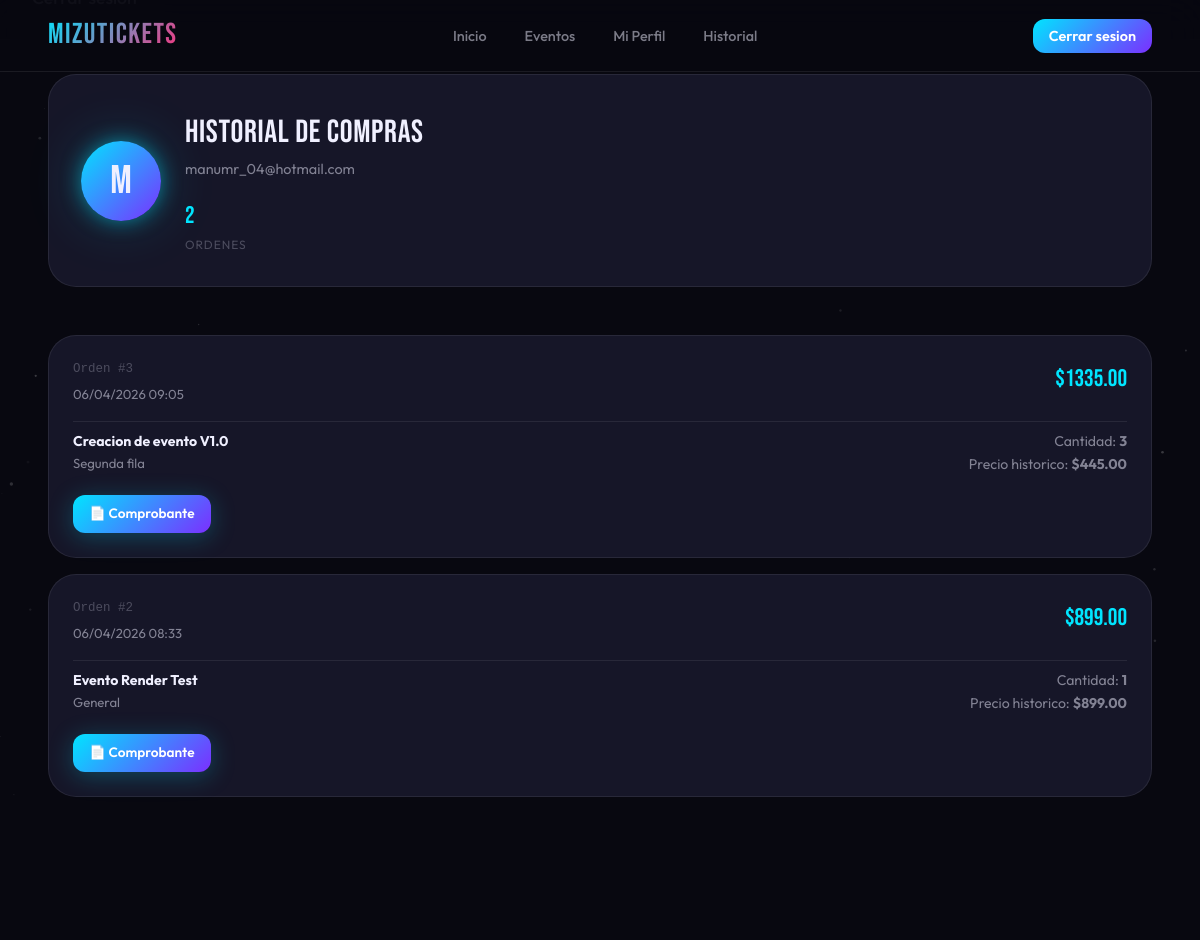
The app's page /orders/history (signed in, upper part), older data.
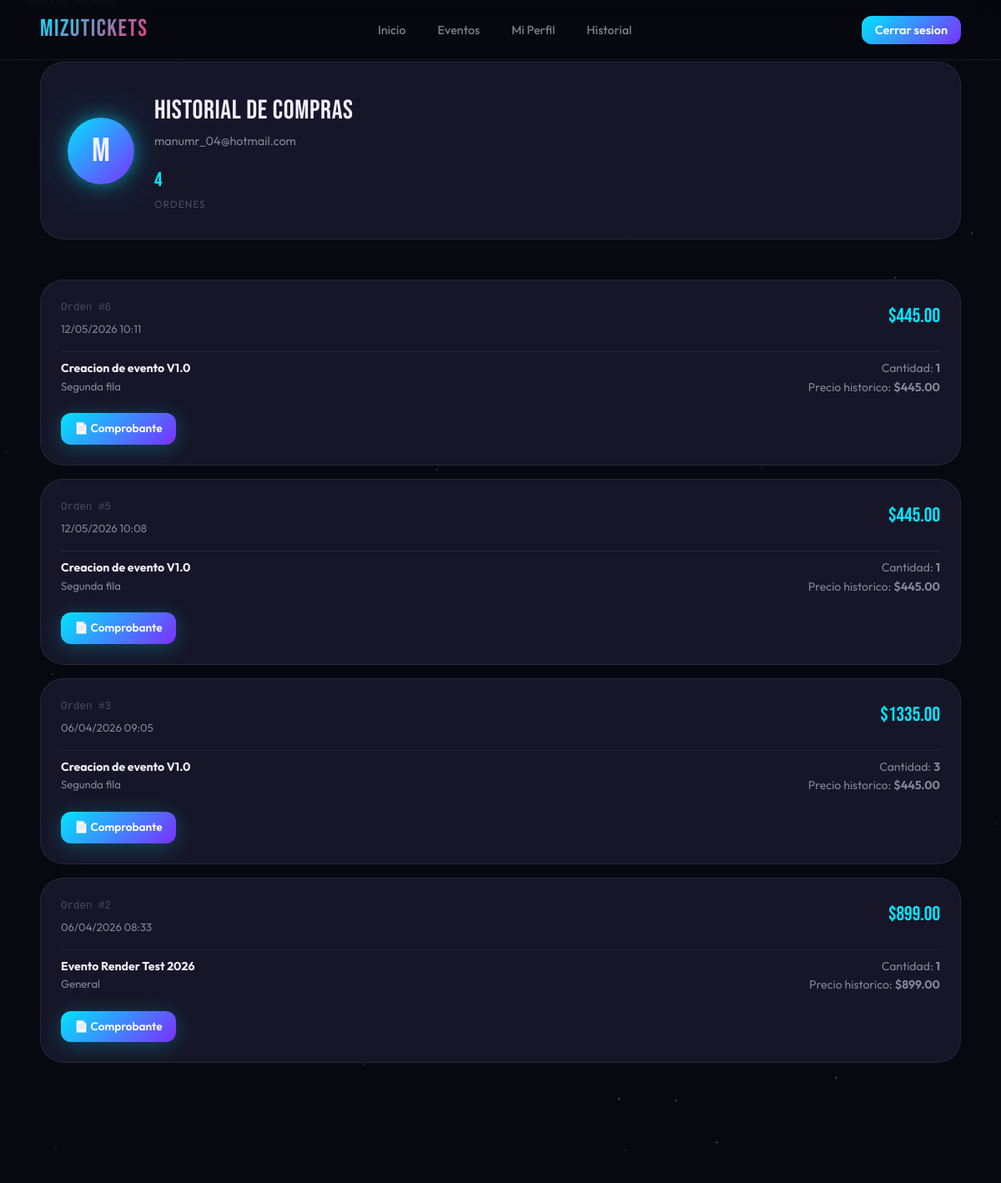
The same page, newer data.
### app/models/user.py (models this page shows, shortened)
class User(UserMixin, db.Model):
    __tablename__ = "users"
    id = db.Column(db.Integer, primary_key=True)
    name = db.Column(db.String(120), nullable=False)
    email = db.Column(db.String(255), unique=True, nullable=False, index=True)
    password_hash = db.Column(db.String(255), nullable=False)
    role = db.Column(db.String(20), nullable=False, default="customer", index=True)
    created_at = db.Column(db.DateTime, nullable=False, default=datetime.utcnow)
    updated_at = db.Column(
        db.DateTime,
        nullable=False,
        default=datetime.utcnow,
        onupdate=datetime.utcnow,
    )
    orders = db.relationship("Order", back_populates="user", lazy="dynamic")

### app/models/order.py (models this page shows, shortened)
class Order(db.Model):
    __tablename__ = "orders"
    __table_args__ = (
        db.CheckConstraint("total_amount >= 0", name="ck_orders_total_non_negative"),
    )
    id = db.Column(db.Integer, primary_key=True)
    user_id = db.Column(db.Integer, db.ForeignKey("users.id"), nullable=False, index=True)
    status = db.Column(db.String(20), nullable=False, default="confirmed", index=True)
    total_amount = db.Column(db.Numeric(10, 2), nullable=False)
    receipt_code = db.Column(db.String(50), unique=True, nullable=True, index=True)
    created_at = db.Column(db.DateTime, nullable=False, default=datetime.utcnow, index=True)
    user = db.relationship("User", back_populates="orders")
    items = db.relationship(
        "OrderItem",
        back_populates="order",
        cascade="all, delete-orphan",
        lazy="selectin",
    )

### app/models/order_item.py (models this page shows, shortened)
class OrderItem(db.Model):
    __tablename__ = "order_items"
    __table_args__ = (
        db.CheckConstraint("quantity > 0", name="ck_order_items_quantity_positive"),
        db.CheckConstraint("unit_price >= 0", name="ck_order_items_unit_price_non_negative"),
        db.CheckConstraint("subtotal >= 0", name="ck_order_items_subtotal_non_negative"),
    )
    id = db.Column(db.Integer, primary_key=True)
    order_id = db.Column(db.Integer, db.ForeignKey("orders.id"), nullable=False, index=True)
    ticket_type_id = db.Column(
        db.Integer,
        db.ForeignKey("ticket_types.id"),
        nullable=False,
        index=True,
    )
    quantity = db.Column(db.Integer, nullable=False)
    unit_price = db.Column(db.Numeric(10, 2), nullable=False)
    subtotal = db.Column(db.Numeric(10, 2), nullable=False)
    created_at = db.Column(db.DateTime, nullable=False, default=datetime.utcnow)
    order = db.relationship("Order", back_populates="items")
    ticket_type = db.relationship("TicketType", back_populates="order_items")

### app/models/event.py (models this page shows, shortened)
class Event(db.Model):
    __tablename__ = "events"
    id = db.Column(db.Integer, primary_key=True)
    title = db.Column(db.String(200), nullable=False, index=True)
    description = db.Column(db.Text, nullable=True)
    date = db.Column(db.DateTime, nullable=False, index=True)
    venue = db.Column(db.String(200), nullable=False)
    image_url = db.Column(db.String(500), nullable=True)
    is_active = db.Column(db.Boolean, nullable=False, default=True, index=True)
    created_at = db.Column(db.DateTime, nullable=False, default=datetime.utcnow)
    updated_at = db.Column(
        db.DateTime,
        nullable=False,
        default=datetime.utcnow,
        onupdate=datetime.utcnow,
    )
    ticket_types = db.relationship(
        "TicketType",
        back_populates="event",
        cascade="all, delete-orphan",
        lazy="selectin",
    )

### app/models/ticket_type.py (models this page shows, shortened)
class TicketType(db.Model):
    __tablename__ = "ticket_types"
    __table_args__ = (
        db.CheckConstraint("price >= 0", name="ck_ticket_types_price_non_negative"),
        db.CheckConstraint(
            "stock_available >= 0", name="ck_ticket_types_stock_non_negative"
        ),
        db.UniqueConstraint("event_id", "name", name="uq_ticket_types_event_name"),
    )
    id = db.Column(db.Integer, primary_key=True)
    event_id = db.Column(db.Integer, db.ForeignKey("events.id"), nullable=False, index=True)
    name = db.Column(db.String(80), nullable=False)
    price = db.Column(db.Numeric(10, 2), nullable=False)
    stock_available = db.Column(db.Integer, nullable=False)
    created_at = db.Column(db.DateTime, nullable=False, default=datetime.utcnow)
    updated_at = db.Column(
        db.DateTime,
        nullable=False,
        default=datetime.utcnow,
        onupdate=datetime.utcnow,
    )
    event = db.relationship("Event", back_populates="ticket_types")
    order_items = db.relationship("OrderItem", back_populates="ticket_type", lazy="dynamic")

### app/orders/routes.py (the view)
@bp.route("/orders/history")
@login_required
def history():
    try:
        orders = (
            Order.query.options(
                joinedload(Order.items)
                .joinedload(OrderItem.ticket_type)
                .joinedload(TicketType.event)
            )
            .filter(Order.user_id == current_user.id)
            .order_by(Order.created_at.desc())
            .all()
        )
        return render_template("orders/history.html", orders=orders)
    except SQLAlchemyError:
        flash("No se pudo cargar tu historial en este momento.", "error")
        return render_template("orders/history.html", orders=[])
    except Exception:
        flash("No se pudo cargar tu historial en este momento.", "error")
        return render_template("orders/history.html", orders=[])

### app/__init__.py (called while the page is built)
def create_app(config_class=Config):
    app = Flask(__name__, instance_relative_config=True)
    app.config.from_object(config_class)
    os.makedirs(app.instance_path, exist_ok=True)
    db.init_app(app)
    migrate.init_app(app, db)
    login_manager.init_app(app)
    from .auth import bp as auth_bp
    from .admin import bp as admin_bp
    from .main import bp as main_bp
    from .orders import bp as orders_bp
    app.register_blueprint(main_bp)
    app.register_blueprint(auth_bp)
    app.register_blueprint(admin_bp)
    app.register_blueprint(orders_bp)
    from . import models  # noqa: F401
    from .models.user import User
    @login_manager.user_loader
    def load_user(user_id):
        return db.session.get(User, int(user_id))
    @app.shell_context_processor
    def shell_context():
        return {"db": db, "models": models}
    return app

### app/templates/orders/history.html (shortened to what this page needs)
{% extends "base.html" %}
{% block content %}
<div class="page profile-page">
  <div class="container">
    <div class="profile-header">
      <div class="profile-avatar">{{ current_user.name[0].upper() }}</div>
      <div>
        <div class="profile-name">Historial de compras</div>
        <div class="profile-email">{{ current_user.email }}</div>
        <div class="profile-stats">
          <div>
            <div class="profile-stat-val">{{ orders|length }}</div>
            <div class="profile-stat-lbl">Ordenes</div>
          </div>
        </div>
      </div>
    </div>
    {% if orders %}
      {% for order in orders %}
      <div class="order-card">
        <div class="order-card-header">
          <div>
            <div class="order-id">Orden #{{ order.id }}</div>
            <div style="font-size:0.82rem;color:var(--text-muted)">{{ order.created_at.strftime('%d/%m/%Y %H:%M') }}</div>
          </div>
          <div class="order-total">${{ '%.2f'|format(order.total_amount) }}</div>
        </div>
        <div class="order-items">
          {% for item in order.items %}
          <div class="order-item-row" style="display:block">
            <div style="display:flex;justify-content:space-between;gap:16px;flex-wrap:wrap;align-items:flex-start">
              <div>
                <div style="font-weight:700;color:var(--text)">{{ item.ticket_type.event.title }}</div>
                <div style="font-size:0.82rem;color:var(--text-muted)">{{ item.ticket_type.name }}</div>
              </div>
              <div style="text-align:right">
                <div>Cantidad: <strong>{{ item.quantity }}</strong></div>
                <div>Precio historico: <strong>${{ '%.2f'|format(item.unit_price) }}</strong></div>
              </div>
            </div>
          </div>
          {% endfor %}
        </div>
        <div style="display:flex;gap:8px;margin-top:12px">
          <a class="btn btn-primary btn-sm" href="{{ url_for('orders.receipt', order_id=order.id) }}" target="_blank">📄 Comprobante</a>
        </div>
      </div>
      {% endfor %}
    {% endif %}
  </div>
</div>
{% endblock %}

### app/templates/base.html (shortened to what this page needs)
﻿<!DOCTYPE html>
<html lang="es">
<head>
  <link rel="stylesheet" href="{{ url_for('static', filename='css/styles.css') }}">
</head>
<body>
  <nav class="navbar {% if current_user.is_authenticated and current_user.role == 'admin' %}admin-mode{% endif %}" id="navbar">
    <a class="nav-logo" href="{{ url_for('main.catalog') }}">MIZUTICKETS</a>
    <ul class="nav-links">
      <li><a class="nav-link" href="{{ url_for('main.catalog') }}">Inicio</a></li>
      <li><a class="nav-link" href="{{ url_for('main.catalog') }}">Eventos</a></li>
      {% if current_user.is_authenticated %}
        {% if current_user.role == 'admin' %}
          <li><a class="nav-link" href="{{ url_for('admin.dashboard') }}">Panel</a></li>
          <li><a class="nav-link" href="{{ url_for('admin.create_event') }}">Crear evento</a></li>
        {% else %}
          <li><a class="nav-link" href="#">Mi Perfil</a></li>
          <li><a class="nav-link" href="{{ url_for('orders.history') }}">Historial</a></li>
        {% endif %}
      {% endif %}
    </ul>
    <div class="nav-actions">
      {% if current_user.is_authenticated %}
      <form method="post" action="{{ url_for('auth.logout') }}">
        <button class="nav-user-btn" type="submit">Cerrar sesion</button>
      </form>
      {% else %}
      <a class="nav-user-btn" href="{{ url_for('auth.login') }}">Iniciar sesion</a>
      {% endif %}
    </div>
  </nav>
  <div class="nav-drawer" id="nav-drawer">
    {% if current_user.is_authenticated %}
      <form method="post" action="{{ url_for('auth.logout') }}">
        <button class="nav-link" type="submit">Cerrar sesion</button>
      </form>
    {% else %}
      <a class="nav-link" href="{{ url_for('auth.login') }}">Iniciar sesion</a>
      <a class="nav-link" href="{{ url_for('auth.register') }}">Crear cuenta</a>
    {% endif %}
  </div>
  <div id="app">
    {% block content %}{% endblock %}
  </div>
</body>
</html>

Row changes from the older to the newer data that the page shows:
added Order: id "6", created_at "12/05/2026 10:11", total_amount "445.00"
added OrderItem: ticket_type.event "Creacion de evento V1.0", ticket_type.name "Segunda fila", quantity "1", unit_price "445.00", shown under "6"
added Order: id "5", created_at "12/05/2026 10:08", total_amount "445.00"
added OrderItem: ticket_type.event "Creacion de evento V1.0", ticket_type.name "Segunda fila", quantity "1", unit_price "445.00", shown under "5"
changed through a linked row, OrderItem "General": ticket_type.event "Evento Render Test" → "Evento Render Test 2026"
Text that changed along with them:
{{ orders|length }}: "2" → "4"
